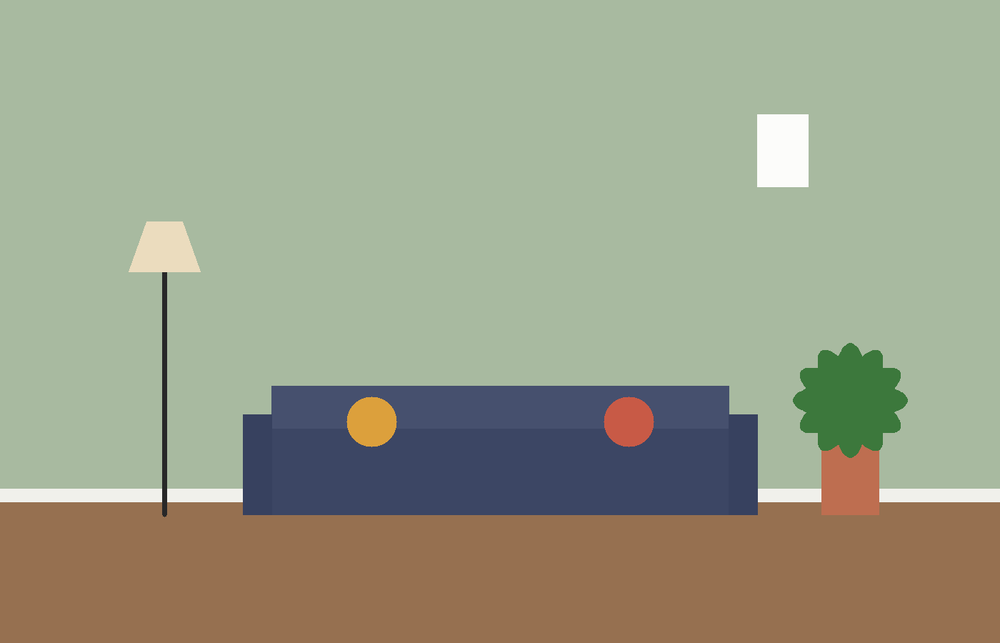
#> input picture data/rooms/synthetic_living_room.png, 1000 x 643 px, shrunk from 1400 x 900 before the run; its folder holds only this picture in this run
$ python -i measure.py   (imports and definitions only)
#> lines starting #> are read from the running program, lines starting #| are printed output that depends on the picture; after the words box and inside, x2 and y2 are one past the last pixel; in counts of white or black regions, pixels touching at a corner belong together
"""Measuring the empty space in centimetres.

A single photo has no scale. If the user tapes an A4 sheet (21.0 x 29.7 cm) to
the wall, we detect its four corners and compute a homography: a mapping from
image pixels to centimetres on the wall plane. That also corrects perspective
when the photo is taken at an angle. Only valid for points on the same wall.
"""
from __future__ import annotations

from dataclasses import dataclass

import cv2
import numpy as np

A4_SHORT_CM, A4_LONG_CM = 21.0, 29.7
A4_RATIO = A4_LONG_CM / A4_SHORT_CM  # ~1.414


@dataclass
class Measurement:
    width_cm: float
    height_cm: float
    source: str  # "a4" | "manual"


def order_corners(pts: np.ndarray) -> np.ndarray:
    """Return corners as top-left, top-right, bottom-right, bottom-left."""
    pts = np.asarray(pts, dtype=np.float32).reshape(4, 2)
    s, d = pts.sum(1), np.diff(pts, axis=1).ravel()
    return np.array([pts[np.argmin(s)], pts[np.argmin(d)], pts[np.argmax(s)], pts[np.argmax(d)]], np.float32)


def _intersect(l1, l2) -> np.ndarray | None:
    (p1, d1), (p2, d2) = l1, l2
    A = np.array([d1, -d2]).T
    if abs(np.linalg.det(A)) < 1e-6:
        return None
    s_, _ = np.linalg.solve(A, p2 - p1)
    return p1 + s_ * d1


def refine_corners(gray: np.ndarray, quad: np.ndarray, samples: int = 40, reach: float = 7.0) -> np.ndarray:
    """Sub-pixel corners. Along each side of the rough quad, find the paper's edge as the
    steepest rise in brightness into the paper (searching along the side's normal; this
    also works when the sheet casts a thin shadow), fit a line through those points and
    intersect neighbouring lines. The rough quad is only pixel-accurate, and on a small
    sheet a 1 px corner error tilts the whole wall plane."""
    g = gray.astype(np.float32)
    q = quad.astype(np.float64)
    centre = q.mean(0)
    offs = np.linspace(-reach, reach, int(reach * 8) + 1)
    lines = []
    for i in range(4):
        a, b = q[i], q[(i + 1) % 4]
        d = (b - a) / np.linalg.norm(b - a)
        n = np.array([-d[1], d[0]])
        if n @ (centre - a) < 0:
            n = -n  # normal points into the paper
        pts = []
        for t in np.linspace(0.15, 0.85, samples):
            base = a + t * (b - a)
            xy = (base[None, :] + offs[:, None] * n[None, :]).astype(np.float32)
            prof = cv2.remap(g, xy[:, 0].reshape(1, -1), xy[:, 1].reshape(1, -1), cv2.INTER_LINEAR).ravel()
            step = offs[1] - offs[0]
            per_px = int(round(1 / step))
            rise = np.convolve(np.diff(prof), np.ones(3) / 3, mode="same")  # towards the paper
            k = int(np.argmax(rise))
            if rise[k] * per_px < 2:  # under ~2 grey levels per pixel: no edge here
                continue
            # The edge is where brightness passes halfway between the dark side (wall, or the
            # sheet's thin shadow) and the paper, right around the steepest rise
            w = 2 * per_px
            lo = prof[max(0, k - w):k + 1].min()
            hi = prof[k + 1:k + 1 + w].max() if k + 1 < len(prof) else prof[k]
            mid = (lo + hi) / 2
            js = [j for j in range(max(0, k - w), min(len(prof) - 1, k + w))
                  if prof[j] < mid <= prof[j + 1]]
            if not js:
                continue
            j = min(js, key=lambda j: abs(j - k))
            f = (mid - prof[j]) / (prof[j + 1] - prof[j])
            pts.append(base + (offs[j] + f * step) * n)
        if len(pts) < samples // 3:
            return quad
        vx, vy, x0, y0 = cv2.fitLine(np.array(pts, np.float32), cv2.DIST_HUBER, 0, 0.01, 0.01).ravel()
        lines.append((np.array([x0, y0], np.float64), np.array([vx, vy], np.float64)))
    out = []
    for i in range(4):  # corner i is where side i-1 meets side i
        c = _intersect(lines[i - 1], lines[i])
        if c is None:
            return quad
        out.append(c)
    out = np.array(out, np.float32)
    # sanity: refinement should only nudge the corners
    return out if np.abs(out - quad).max() < reach + 2 else quad


def _candidate_masks(gray: np.ndarray):
    """Binary images in which the sheet may show up as a blob or an outline."""
    k5 = np.ones((5, 5), np.uint8)
    # 1) globally bright: paper is often the brightest flat thing in the photo
    _, bw = cv2.threshold(gray, 0, 255, cv2.THRESH_BINARY + cv2.THRESH_OTSU)
    yield cv2.morphologyEx(bw, cv2.MORPH_CLOSE, k5)
    for thr in (200, 180, 160):
        yield cv2.morphologyEx(cv2.threshold(gray, thr, 255, cv2.THRESH_BINARY)[1], cv2.MORPH_CLOSE, k5)
    # 2) locally bright: a little brighter than the wall around it (white or light walls,
    #    dim rooms, uneven light)
    g = gray.astype(np.float32)
    for frac in (0.06, 0.15):
        local = cv2.GaussianBlur(g, (0, 0), max(5.0, frac * min(gray.shape)))
        for delta in (3, 6, 12):
            bw = ((g - local) > delta).astype(np.uint8) * 255
            yield cv2.morphologyEx(cv2.morphologyEx(bw, cv2.MORPH_OPEN, np.ones((3, 3), np.uint8)), cv2.MORPH_CLOSE, k5)
    # 3) outlines: works even when paper and wall are about equally bright
    smooth = cv2.GaussianBlur(gray, (5, 5), 0)
    for lo, hi in ((6, 18), (15, 45)):
        yield cv2.dilate(cv2.Canny(smooth, lo, hi), np.ones((3, 3), np.uint8))


def find_a4(image_rgb: np.ndarray, ratio_tol: float = 0.18) -> np.ndarray | None:
    """Find a bright, low-saturation quadrilateral with A4 proportions.
    Returns ordered corners (4, 2) or None."""
#> called with ratio_tol = 0.18
    hsv = cv2.cvtColor(image_rgb, cv2.COLOR_RGB2HSV)
#> hsv: shape (643, 1000, 3); mean H, S, V 48.4, 61.5, 170.6
    gray = cv2.cvtColor(image_rgb, cv2.COLOR_RGB2GRAY)
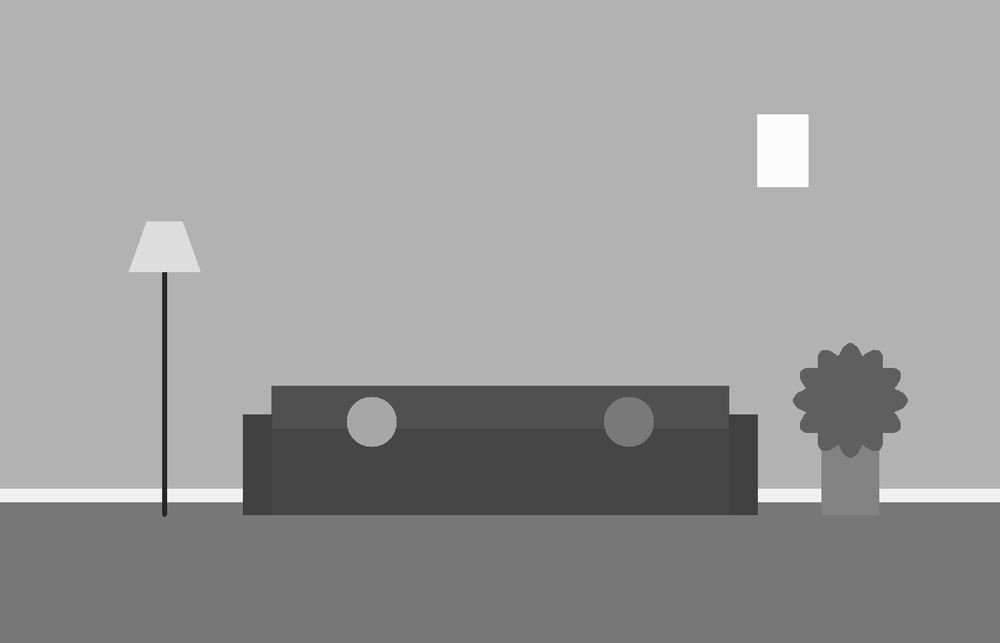
#> gray: shape (643, 1000); min 26, max 255, mean 155.2
    img_area = gray.shape[0] * gray.shape[1]
#> img_area = 643000

    best, best_score = None, 0.0
    for bw in _candidate_masks(gray):
        contours, _ = cv2.findContours(bw, cv2.RETR_LIST, cv2.CHAIN_APPROX_SIMPLE)
        for c in contours:
            area = cv2.contourArea(c)
            if area < 0.0005 * img_area or area > 0.5 * img_area:
                continue
            approx = cv2.approxPolyDP(c, 0.02 * cv2.arcLength(c, True), True)
            if len(approx) != 4 or not cv2.isContourConvex(approx):
                continue
            q = order_corners(approx)
            sides = [np.linalg.norm(q[i] - q[(i + 1) % 4]) for i in range(4)]
            w, h = (sides[0] + sides[2]) / 2, (sides[1] + sides[3]) / 2
            ratio = max(w, h) / max(1e-6, min(w, h))
            if abs(ratio - A4_RATIO) / A4_RATIO > ratio_tol:
                continue
            m = np.zeros(gray.shape, np.uint8)
            cv2.fillConvexPoly(m, q.astype(np.int32), 1)
            inside = m.astype(bool)
            if hsv[..., 1][inside].mean() > 60:  # paper is not saturated
                continue
            # Paper is plain: rules out windows, framed pictures, switches with print on them
            core = cv2.erode(m, np.ones((5, 5), np.uint8)).astype(bool)
            if core.sum() > 20 and gray[core].std() > 14:
                continue
            # ...and a little brighter than the wall right around it
            ring = cv2.dilate(m, np.ones((15, 15), np.uint8)).astype(bool) & ~cv2.dilate(m, np.ones((5, 5), np.uint8)).astype(bool)
            if gray[core].mean() < gray[ring].mean() + 2:
                continue
            fill = cv2.contourArea(c) / max(1.0, cv2.contourArea(q))  # rectangular-ness
            score = area * min(fill, 1 / fill) * (1 - abs(ratio - A4_RATIO) / A4_RATIO)
            if score > best_score:
                best, best_score = q, score
#> this loop made 12 passes
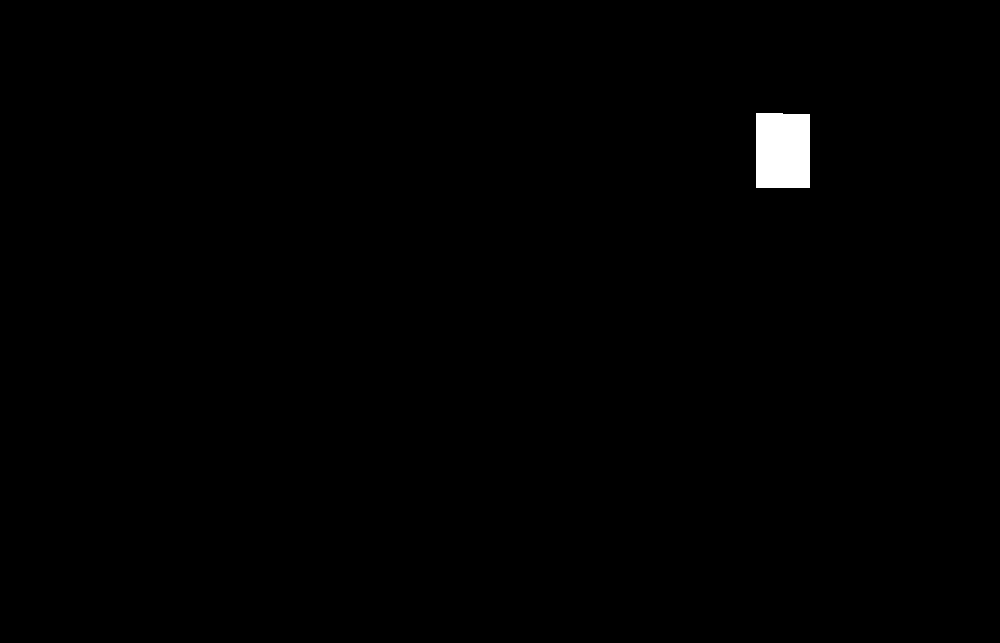
#> m: shape (643, 1000); values 0 (black) and 1 (white), 0.63% white; 1 white region, box (x1, y1, x2, y2) and area: (756, 113, 810, 188) 4023
#> after the loop, best = [[756, 113], [809, 114], [809, 187], [756, 187]]; best_score = 3819.4
    return refine_corners(gray, best) if best is not None else None
#> in refine_corners, `q = quad.astype(np.float64)`: q = [[756, 113], [809, 114], [809, 187], [756, 187]]
#> in refine_corners, `centre = q.mean(0)`: centre = [782.5, 150.2]
#> the loop in refine_corners, `for i in range(4):` made 4 passes
#> (a, b, d, n, vx, vy, x0, y0) on passes 1 to 4: ([756, 113], [809, 114], [1, 0.0189], [-0.0189, 1], 1, 0.000325, 779.5, 113.7), ([809, 114], [809, 187], [0, 1], [-1, 0], -4.37e-08, -1, 808.2, 154.4), ([809, 187], [756, 187], [-1, 0], [0, -1], 1, -4.61e-07, 779.3, 186.6), ([756, 187], [756, 113], [0, -1], [1, 0], 1.95e-07, -1, 756.6, 150)
#> after the loop in refine_corners, `for i in range(4):`: lines = [([779.5, 113.7], [1, 0.000325]), ([808.2, 154.4], [-4.37e-08, -1]), ([779.3, 186.6], [1, -4.61e-07]), ([756.6, 150], [1.95e-07, -1])]
#> the loop in refine_corners, `for i in range(4):` made 4 passes
#> c on passes 1, 3: [756.6, 113.7], [808.2, 186.6]
#> c on passes 2, 4: [808.2, 113.7], [756.6, 186.6]
#> after the loop in refine_corners, `for i in range(4):`: out = [[756.6, 113.7], [808.2, 113.7], [808.2, 186.6], [756.6, 186.6]]


def a4_mask(corners: np.ndarray, shape: tuple[int, int]) -> np.ndarray:
    m = np.zeros(shape, np.uint8)
    cv2.fillConvexPoly(m, corners.astype(np.int32), 1)
    return m.astype(bool)


def homography_from_a4(corners: np.ndarray) -> np.ndarray:
    """Pixel -> cm homography on the wall plane, choosing portrait/landscape
    from which pair of sides is longer in the image."""
    q = order_corners(corners)
    top = np.linalg.norm(q[1] - q[0]) + np.linalg.norm(q[2] - q[3])
    side = np.linalg.norm(q[3] - q[0]) + np.linalg.norm(q[2] - q[1])
    w_cm, h_cm = (A4_LONG_CM, A4_SHORT_CM) if top > side else (A4_SHORT_CM, A4_LONG_CM)
    dst = np.array([[0, 0], [w_cm, 0], [w_cm, h_cm], [0, h_cm]], np.float32)
    return cv2.getPerspectiveTransform(q, dst)


def measure_box(H: np.ndarray, box: tuple[int, int, int, int]) -> Measurement:
    x, y, w, h = box
    pts = np.array([[[x, y]], [[x + w, y]], [[x + w, y + h]], [[x, y + h]]], np.float32)
    cm = cv2.perspectiveTransform(pts, H).reshape(4, 2)
    width = (np.linalg.norm(cm[1] - cm[0]) + np.linalg.norm(cm[2] - cm[3])) / 2
    height = (np.linalg.norm(cm[3] - cm[0]) + np.linalg.norm(cm[2] - cm[1])) / 2
    return Measurement(float(width), float(height), "a4")

>>> import cv2
>>> picture = cv2.cvtColor(cv2.imread('../../data/rooms/synthetic_living_room.png'), cv2.COLOR_BGR2RGB)
>>> result = find_a4(picture)
#> result has the same summary as out in refine_corners
